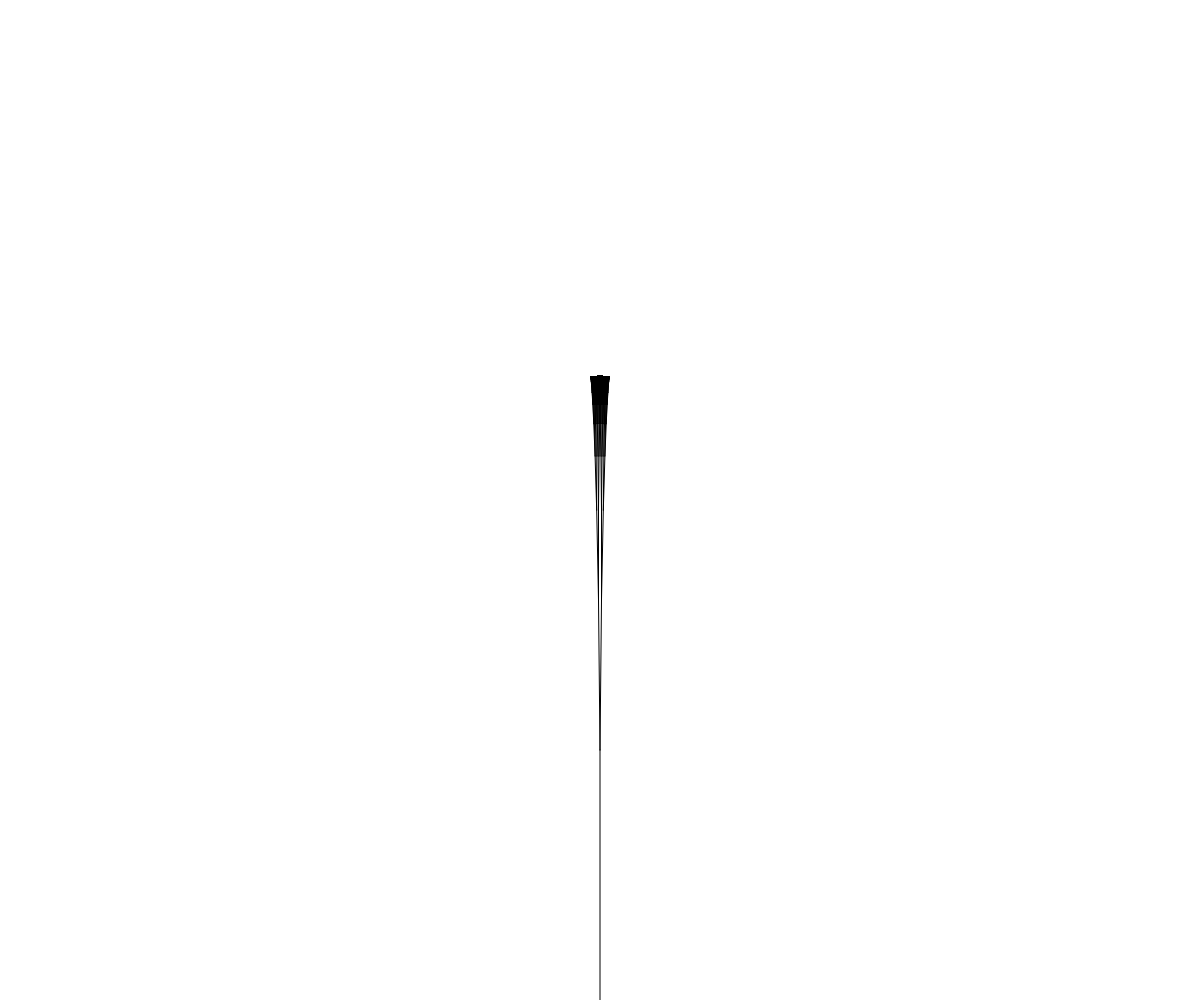
Frame 1 (no input)
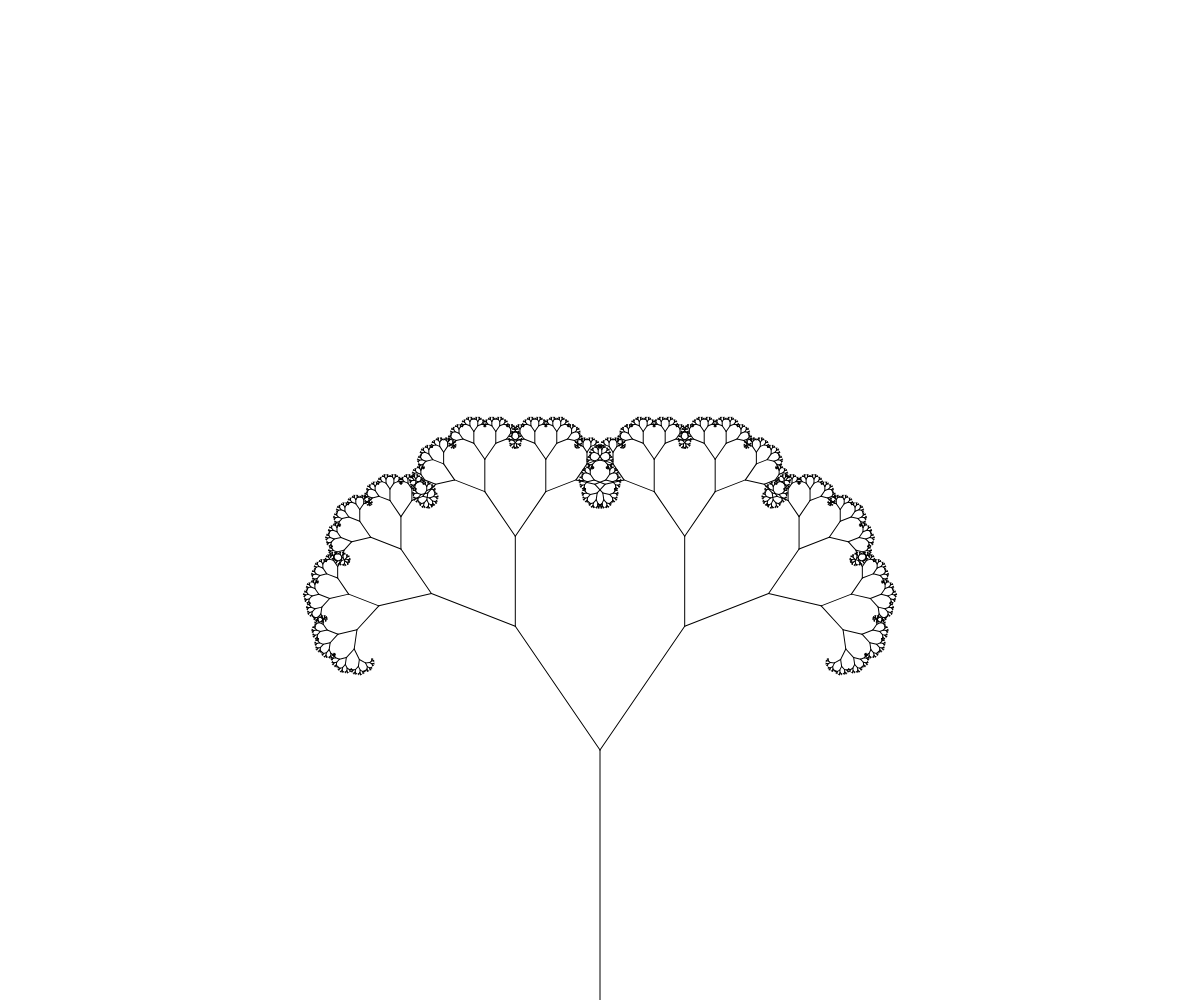
Frame 60 (no input)
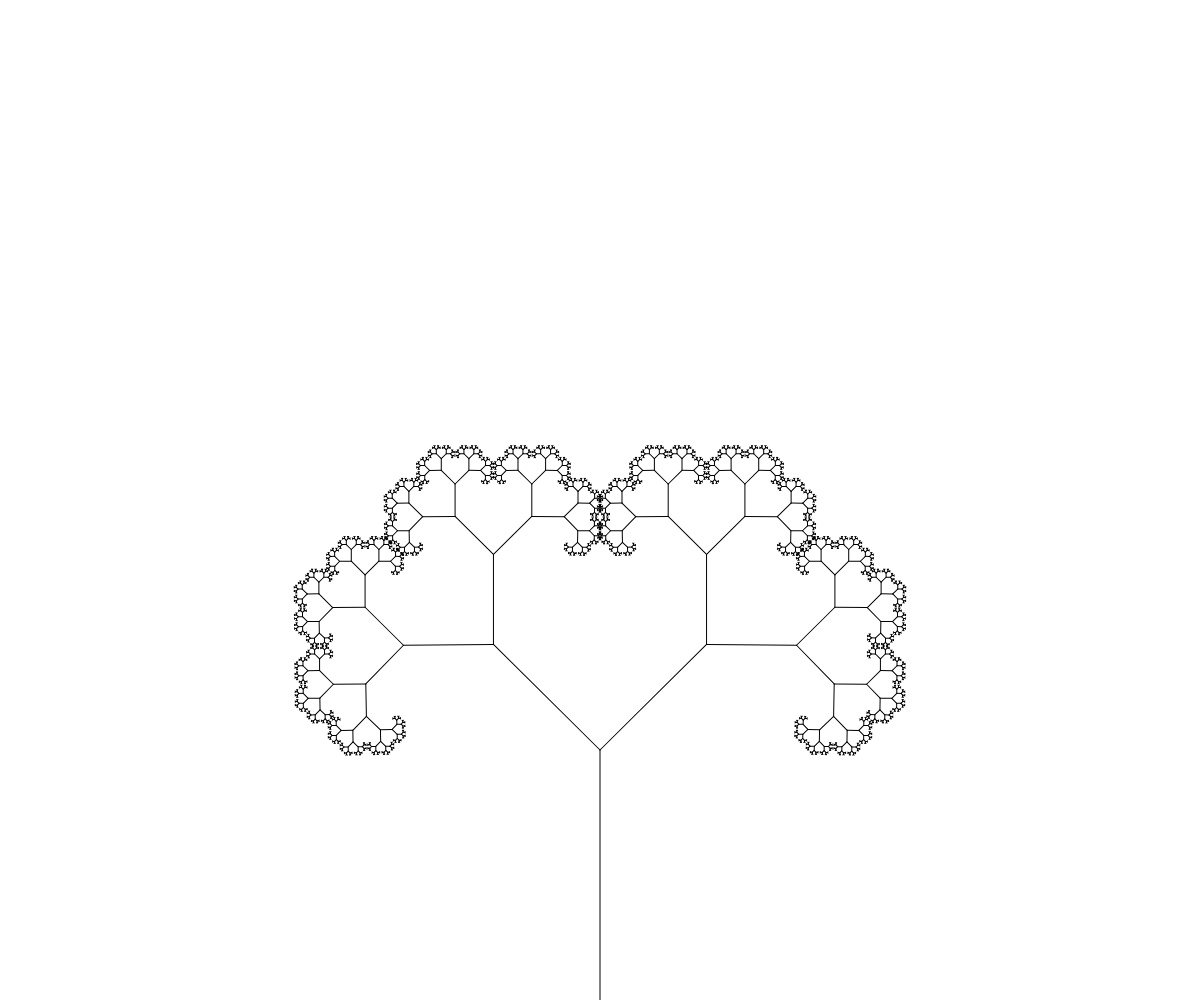
Frame 120 (the mouse pressed at the canvas centre since frame 60)

The p5.js sketch that drew these frames (run headless with seeded random() and noise() and a simulated clock; from frame 60 on, the mouse is pressed at the canvas centre):

// p5.js sketch
// ── sketch.js

var angle = 0;

var slider;
function setup() {
  createCanvas(innerWidth, innerHeight);
  slider = createSlider(0, TWO_PI, PI / 4, 0.01)
}
function draw() {
  background(255);
  console.log(angle);
  // angle = slider.value();
  if(angle < PI / 4){
  angle +=0.01;
  }
  
  
  stroke(0);
  translate(width/2, height);
  b1 = new Branch(height / 4)

}

function Branch(arg){
  this.arg = arg;
  line(0, 0, 0,-arg);
  translate(0, -arg)
  if(arg > 1){
    push();
    rotate(angle);
    Branch(arg*0.6);
    pop();
    push();
    rotate(-angle);
    Branch(arg*0.6);
    pop();
  }

}

// ── c.css
:root {
	--main-radius:5px;
	--main-padding: 5px;
}
canvas{
	position: absolute;
	top:200px;

}


.container {
	
	display: grid;
	height: 100vh;
	grid-template-columns: 1fr 1fr 1fr 1fr;
	grid-template-rows: 0.2fr 1.5fr 1.2fr 0.8fr;
	grid-template-areas: 
		"c1 c1 c1 c1"
		"c3 c2 c2 c2"
		"c3 c4 c5 c6"
		"c3 c7 c7 c7";
	grid-gap: 0.2rem;
	
		
	
}


#c1{
	background: #4097FF;
	grid-area: c1;
	border-radius: var(--main-radius);
	padding-top: var(--main-padding);
}
#c2{
	background: #78F9B3;
	grid-area: c2;
	border-radius: var(--main-radius);
	padding-top: var(--main-padding);
}
#c3{
	background: #EC74F8;
	grid-area: c3;
	border-radius: var(--main-radius);
	padding-top: var(--main-padding);
}
#c4{
	background:#FF686A;
	grid-area: c4;
	border-radius: var(--main-radius);
	padding-top: var(--main-padding);
}
#c5{
	background: #FFA32E;
	grid-area: c5;
	border-radius: var(--main-radius);
	padding-top: var(--main-padding);
}
#c6{
	background: #F7F9AC;
	grid-area: c6;
	border-radius: var(--main-radius);
	padding-top: var(--main-padding);
}
#c7{
	background: #A8A6A6;
	grid-area: c7;
	border-radius: var(--main-radius);
	padding-top: var(--main-padding);
}


@media only screen and (max-width : 1083px ){
	.container {
		grid-template-columns: 1fr;
		grid-template-rows: .4fr .4fr 2.2fr 1.2fr 1.2fr 1fr;
		grid-template-areas: 
			"c1"
			"c2"
			"c3"
			"c4"
			"c5"
			"c6"
			"c7";
			
			
		
			
	}
}

// ── min.html
<!DOCTYPE html>
<html lang="en">
<head>
    <meta charset="UTF-8">
    <meta name="viewport" content="width=device-width, initial-scale=1.0">
    <title>Document</title>
</head>
<body>
    <h3>"Your are not welcome"</h3>
    <a href="ray cast play/index.html"></a>
</body>
</html>
